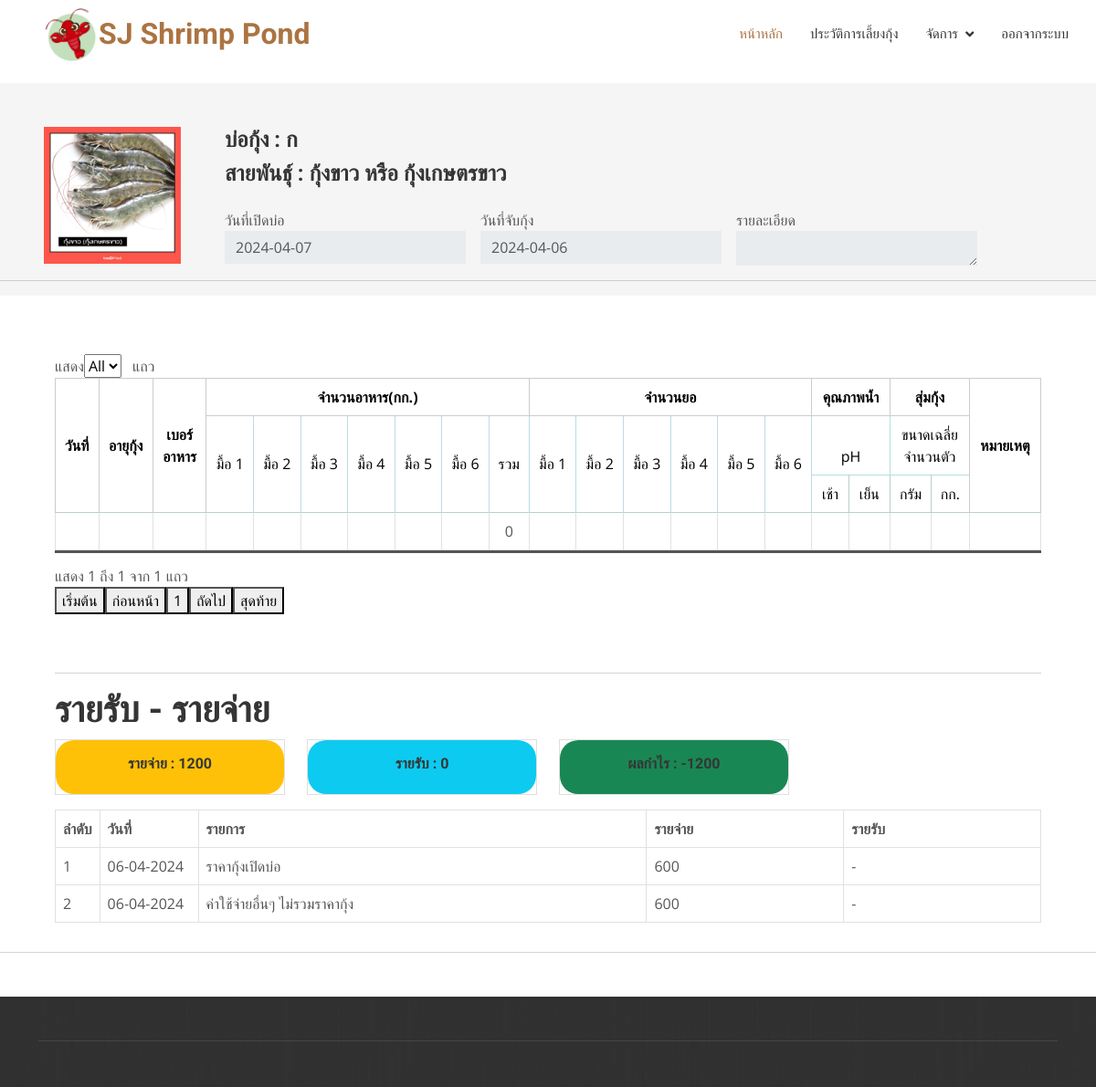
The page /infoshrimp.php?ISP_ID=1 (signed in) on the database its author committed.
### tables this page shows
CREATE TABLE `shr_infoshrimp` (
  `ISP_ID` int(11) NOT NULL,
  `PON_ID` int(11) NOT NULL COMMENT 'บ่อ',
  `BRE_ID` int(11) NOT NULL COMMENT 'สายพันธุ์',
  `ISP_START` date DEFAULT NULL COMMENT 'วันที่เปิด',
  `ISP_END` date DEFAULT NULL COMMENT 'วันที่ปิด',
  `ISP_STAMP` timestamp NOT NULL DEFAULT current_timestamp() ON UPDATE current_timestamp(),
  `ISP_STATUS` varchar(3) NOT NULL COMMENT 'สถานะ',
  `ISP_NOTE` text NOT NULL,
  `ISP_ITEM` int(11) NOT NULL,
  `ISP_PRICE` decimal(5,2) NOT NULL COMMENT 'ราคากุ้งต่อตัว',
  `ISP_PRICE_OTH` int(11) NOT NULL DEFAULT 0,
  `ISP_ENDITEMKG` int(11) DEFAULT NULL,
  `ISP_ENDPRICEKG` int(11) DEFAULT NULL
);

CREATE TABLE `shr_breed` (
  `BRE_ID` int(11) NOT NULL,
  `BRE_NAME` varchar(50) NOT NULL,
  `BRE_STATUS` varchar(3) DEFAULT NULL,
  `BRE_STAMP` timestamp NOT NULL DEFAULT current_timestamp() ON UPDATE current_timestamp(),
  `BRE_IMG` varchar(100) NOT NULL
);

CREATE TABLE `shr_pond` (
  `PON_ID` int(11) NOT NULL,
  `PON_NAME` varchar(50) NOT NULL,
  `PON_STAMP` timestamp NOT NULL DEFAULT current_timestamp() ON UPDATE current_timestamp(),
  `PON_STATUS` varchar(2) DEFAULT NULL,
  `PON_DELETE` int(11) DEFAULT NULL
);

CREATE TABLE `shr_moneylist` (
  `ML_ID` int(11) NOT NULL,
  `ISP_ID` int(11) NOT NULL,
  `ML_NAME` varchar(255) NOT NULL,
  `ML_TYPE` varchar(3) NOT NULL COMMENT 'รับ จ่าย',
  `ML_STATUS` varchar(3) DEFAULT NULL,
  `ML_AMOUNT` int(11) NOT NULL COMMENT 'ยอดเงิน',
  `ML_STAMP` timestamp NOT NULL DEFAULT current_timestamp() ON UPDATE current_timestamp()
);

### config/connectdb.php (called while the page is built, shortened)
<?php
class Database
{
    private static $link = null;
    private static function getLink()
    {
        if (self::$link) {
            return self::$link;
        }
        self::$link = new PDO("mysql:host=" . DB_HOST . ";dbname=" . DB_NAME . ";charset=utf8", DB_USERNAME, DB_PASSWORD);
        self::$link->setAttribute(PDO::ATTR_ERRMODE, PDO::ERRMODE_EXCEPTION);
        return self::$link;
    }
    public static function __callStatic($name, $args)
    {
        $callback = array(self::getLink(), $name);
        return call_user_func_array($callback, $args);
    }
    public static function squery($sql, $opt = PDO::FETCH_OBJ, $all = null)
    {
        if ($all == true) {
            return self::query($sql, $opt)->fetchAll($opt);
        } else if ($all == false) {
            return self::query($sql, $opt)->fetch($opt);
        } else {
            return self::query($sql, $opt);
        }
    }
}
?>

### infoshrimp.php (the view, shortened to what this page needs)
<!DOCTYPE html>
<html lang="en">
<head>
    <?php include("inc/head.php") ?>
</head>
<body>
    <?php include("inc/header.php") ?>
    <?php
    $ISP_ID = $_GET["ISP_ID"];
    $isp_rco = Database::query("SELECT * FROM `shr_infoshrimp`
        INNER JOIN shr_pond ON shr_infoshrimp.PON_ID = shr_pond.PON_ID
        INNER JOIN shr_breed ON shr_infoshrimp.BRE_ID = shr_breed.BRE_ID
        WHERE shr_infoshrimp.ISP_ID  = '{$_GET["ISP_ID"]}' ;
        ", PDO::FETCH_OBJ)->fetch(PDO::FETCH_OBJ);
    ?>
    <div class="container-fluid bg-light overflow-hidden px-lg-0" style="margin: 1rem 0;">
        <div class="container quote px-lg-0">
            <div class="row g-0 mx-lg-0 p-5 pb-0">
                <div class="col-lg-2 ps-lg-0" style="width: 150px;">
                    <div class="position-relative h-100">
                        <img class="position-absolute img-fluid" src="img/BRE/<?php echo $isp_rco->BRE_IMG ?>" style="object-fit: cover;" alt="">
                    </div>
                </div>
                <div class="col-lg-10 p-5 pt-0 pb-0  " data-wow-delay="0.5s">
                    <div class=" pe-lg-0">
                        <div class="row g-3">
                            <div class="col-12 col-sm-12">
                                <div class="row">
                                    <div class="col">
                                        <h4>
                                            บ่อกุ้ง :
                                            <?php echo $isp_rco->PON_NAME ?>
                                        </h4>
                                        <h4>
                                            สายพันธุ์ :
                                            <?php echo $isp_rco->BRE_NAME ?>
                                        </h4>
                                    </div>
                                    <div class="col">
                                    </div>
                                </div>
                            </div>
                            <div class="col-12 col-sm-4">
                                <label for="">วันที่เปิดบ่อ</label>
                                <input type="text" class="form-control border-0" disabled style="" value="<?php echo $isp_rco->ISP_START ?>">
                            </div>
                            <div class="col-12 col-sm-4">
                                <label for="">วันที่จับกุ้ง</label>
                                <input type="text" class="form-control border-0" disabled style="" value="<?php echo $isp_rco->ISP_END ?? '-' ?>">
                            </div>
                            <div class="col-sm-4">
                                <label for="">รายละเอียด</label>
                                <textarea class="form-control border-0" rows="1" disabled><?php echo $isp_rco->ISP_NOTE ?? '-' ?></textarea>
                            </div>
                        </div>
                    </div>
                </div>
            </div>
            <hr>
        </div>
    </div>
    <div class="container-fluid">
        <div class="row g-0 mx-lg-0 p-5 pb-0">
            <div class="col-sm-12">
                <table id="mainTable" class=" table table-bordered" style="width: 100%; ">
                    <thead>
                        <tr class="table-secondary">
                            <th rowspan="3" class="text-center" style="vertical-align : middle;text-align:center;">
                                วันที่</th>
                            <th rowspan="3" class="text-center" style="vertical-align : middle;text-align:center;">
                                อายุกุ้ง</th>
                            <th rowspan="3" class="text-center" style="vertical-align : middle;text-align:center;">
                                เบอร์<br>อาหาร</th>
                            <th colspan="7" class="text-center" style="vertical-align : middle;text-align:center;">
                                จำนวนอาหาร(กก.)</th>
                            <th colspan="6" class="text-center" style="vertical-align : middle;text-align:center;">
                                จำนวนยอ</th>
                            <th colspan="2" class="text-center" style="vertical-align : middle;text-align:center;">
                                คุณภาพน้ำ</th>
                            <th colspan="2" class="text-center" style="vertical-align : middle;text-align:center;">
                                สุ่มกุ้ง</th>
                            <th rowspan="3" class="text-center" style="vertical-align : middle;text-align:center;">
                                หมายเหตุ</th>
                        </tr>
                        <tr class="table-info">
                            <td rowspan="2" class="text-center" style="vertical-align : middle;text-align:center;">
                                มื้อ 1</td>
                            <td rowspan="2" class="text-center" style="vertical-align : middle;text-align:center;">
                                มื้อ 2</td>
                            <td rowspan="2" class="text-center" style="vertical-align : middle;text-align:center;">
                                มื้อ 3</td>
                            <td rowspan="2" class="text-center" style="vertical-align : middle;text-align:center;">
                                มื้อ 4</td>
                            <td rowspan="2" class="text-center" style="vertical-align : middle;text-align:center;">
                                มื้อ 5</td>
                            <td rowspan="2" class="text-center" style="vertical-align : middle;text-align:center;">
                                มื้อ 6</td>
                            <td rowspan="2" class="text-center" style="vertical-align : middle;text-align:center;">
                                รวม</td>
                            <td rowspan="2" class="text-center" style="vertical-align : middle;text-align:center;">
                                มื้อ 1</td>
                            <td rowspan="2" class="text-center" style="vertical-align : middle;text-align:center;">
                                มื้อ 2</td>
                            <td rowspan="2" class="text-center" style="vertical-align : middle;text-align:center;">
                                มื้อ 3</td>
                            <td rowspan="2" class="text-center" style="vertical-align : middle;text-align:center;">
                                มื้อ 4</td>
                            <td rowspan="2" class="text-center" style="vertical-align : middle;text-align:center;">
                                มื้อ 5</td>
                            <td rowspan="2" class="text-center" style="vertical-align : middle;text-align:center;">
                                มื้อ 6</td>
                            <td rowspan="1" colspan="2" class="text-center">pH</td>
                            <td rowspan="1" colspan="2" class="text-center" style="vertical-align : middle;text-align:center;">
                                ขนาดเฉลี่ย
                                <br>จำนวนตัว
                            </td>
                        </tr>
                        <tr class="table-success">
                            <td class="text-center">เช้า</td>
                            <td class="text-center">เย็น</td>
                            <td class="text-center">กรัม</td>
                            <td class="text-center">กก.</td>
                        </tr>
                    </thead>
                    <tbody>
                        <?php
                        $smA = 0;
                        ?>
                        <tr>
                            <td></td>
                            <td></td>
                            <td></td>
                            <td></td>
                            <td></td>
                            <td></td>
                            <td></td>
                            <td></td>
                            <td></td>
                            <td class="text-center"><?php echo $smA; ?></td>
                            <td></td>
                            <td></td>
                            <td></td>
                            <td></td>
                            <td></td>
                            <td></td>
                            <td></td>
                            <td></td>
                            <td></td>
                            <td></td>
                            <td></td>
                        </tr>
                    </tbody>
                </table>
            </div>
            <div class="col-sm-12 mt-5">
                <hr>
                <div class="row">
                    <div class="col">
                        <h1>รายรับ - รายจ่าย</h1>
                    </div>
                    <div class="col d-flex justify-content-end">
                    </div>
                </div>
                <div class="row mb-3">
                    <div class="col-sm-3">
                        <div class="card">
                            <div class="card-body text-center bg-warning" style="border-radius: 20px">
                                <h6>รายจ่าย : <span id="SumOut">
                                    </span>
                                </h6>
                            </div>
                        </div>
                    </div>
                    <div class="col-sm-3">
                        <div class="card">
                            <div class="card-body text-center bg-info" style="border-radius: 20px">
                                <h6>รายรับ : <span id="SumIn"></span>
                                </h6>
                            </div>
                        </div>
                    </div>
                    <div class="col-sm-3">
                        <div class="card">
                            <div class="card-body text-center bg-success" style="border-radius: 20px">
                                <h6>ผลกำไร : <span id="SumSum"></span>
                                </h6>
                            </div>
                        </div>
                    </div>
                </div>
                <table id="mainMList" class=" table table-bordered" style="width: 100%; ">
                    <thead>
                        <tr>
                            <th style="width: 1%;">ลำดับ</th>
                            <th style="width: 10%;">วันที่</th>
                            <th>รายการ</th>
                            <th style="width: 20%;">รายจ่าย</th>
                            <th style="width: 20%;">รายรับ</th>
                        </tr>
                    </thead>
                    <tbody>
                        <?php
                        $sql = "SELECT * FROM `shr_moneylist`
                                    WHERE shr_moneylist.ISP_ID = '$ISP_ID'  ORDER BY shr_moneylist.ML_STAMP ASC  ";
                        foreach (Database::squery($sql, PDO::FETCH_OBJ, true) as $key => $item) : ?>
                            <tr>
                                <td>
                                    <?php echo $key + 1; ?>
                                </td>
                                <td>
                                    <?php echo date("d-m-Y", strtotime($item->ML_STAMP)) ?>
                                </td>
                                <td>
                                    <?php echo $item->ML_NAME ?>
                                </td>
                                <td>
                                    <?php echo $item->ML_TYPE == '0' ? $item->ML_AMOUNT : "-" ?>
                                </td>
                                <td>
                                    <?php echo $item->ML_TYPE == '1' ?  $item->ML_AMOUNT : "-" ?>
                                </td>
                            </tr>
                        <?php endforeach; ?>
                    </tbody>
                </table>
            </div>
        </div>
    </div>
    <hr>
    <?php include("inc/footer.php") ?>
</body>
</html>

### css/style.css (style rules this page uses)
:root { --primary: #AB7442; --light: #F5F5F5; --dark: #353535; }
@media (min-width: 992px) { .container.quote { max-width: 100% !important; } }

### rows shown on the page
shr_infoshrimp: BRE_ID.BRE_IMG (picture), PON_ID.PON_NAME "ก", BRE_ID.BRE_NAME "กุ้งขาว หรือ กุ้งเกษตรขาว", ISP_START "2024-04-07", ISP_END "2024-04-06"
shr_moneylist: ML_STAMP "06-04-2024", ML_NAME "ราคากุ้งเปิดบ่อ", ML_AMOUNT "600"
shr_moneylist: ML_STAMP "06-04-2024", ML_NAME "ค่าใช้จ่ายอื่นๆ ไม่รวมราคากุ้ง", ML_AMOUNT "600"

### other values the page prints
$smA "0"
